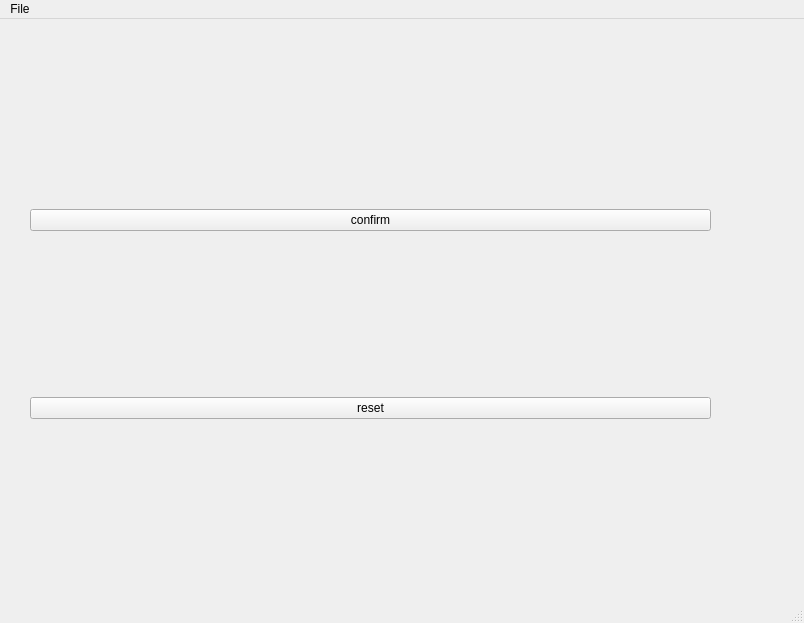
<?xml version="1.0" encoding="UTF-8"?>
<ui version="4.0">
 <class>SimulationConfigWindow</class>
 <widget class="QMainWindow" name="SimulationConfigWindow">
  <property name="geometry">
   <rect>
    <x>0</x>
    <y>0</y>
    <width>804</width>
    <height>623</height>
   </rect>
  </property>
  <property name="windowTitle">
   <string>MainWindow</string>
  </property>
  <widget class="QWidget" name="centralwidget">
   <widget class="QWidget" name="horizontalLayoutWidget">
    <property name="geometry">
     <rect>
      <x>30</x>
      <y>30</y>
      <width>681</width>
      <height>531</height>
     </rect>
    </property>
    <layout class="QHBoxLayout" name="horizontalLayout">
     <item>
      <layout class="QFormLayout" name="formLayout"/>
     </item>
     <item>
      <layout class="QVBoxLayout" name="verticalLayout_2">
       <item>
        <widget class="QPushButton" name="pushButton_confirm">
         <property name="text">
          <string>confirm</string>
         </property>
        </widget>
       </item>
       <item>
        <widget class="QPushButton" name="pusbButton_reset">
         <property name="text">
          <string>reset</string>
         </property>
        </widget>
       </item>
      </layout>
     </item>
    </layout>
   </widget>
  </widget>
  <widget class="QMenuBar" name="menubar">
   <property name="geometry">
    <rect>
     <x>0</x>
     <y>0</y>
     <width>804</width>
     <height>22</height>
    </rect>
   </property>
   <widget class="QMenu" name="menuFile">
    <property name="title">
     <string>File</string>
    </property>
    <addaction name="actionSave"/>
    <addaction name="actionQuit"/>
   </widget>
   <addaction name="menuFile"/>
  </widget>
  <widget class="QStatusBar" name="statusbar"/>
  <action name="actionQuit">
   <property name="text">
    <string>Quit</string>
   </property>
   <property name="shortcut">
    <string>Esc</string>
   </property>
  </action>
  <action name="actionSave">
   <property name="text">
    <string>Save</string>
   </property>
   <property name="shortcut">
    <string>Ctrl+S</string>
   </property>
  </action>
 </widget>
 <resources/>
 <connections/>
</ui>
